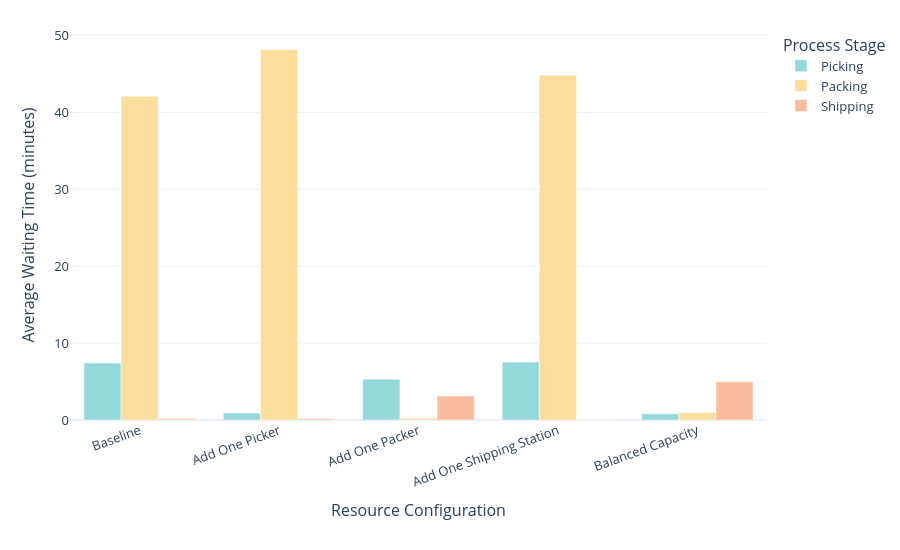

The cell this chart's notebook holds for it:
### Code cell
# Interactive Figure 5:
# Average Waiting Time by Process Stage and Resource Configuration

figure5_df = (
    plot_df
    .set_index("scenario_name")
    .loc[scenario_order]
    .reset_index()
)

fig5_interactive = go.Figure()

fig5_interactive.add_trace(
    go.Bar(
        name="Picking",
        x=figure5_df["scenario_name"],
        y=figure5_df["avg_wait_for_picking_mean"],
        marker_color="#94D8DA",
        customdata=figure5_df["avg_wait_for_picking_mean"],
        hovertemplate=(
            "<b>%{x}</b><br>"
            "Stage: Picking<br>"
            "Average Waiting Time: %{customdata:.3f} minutes"
            "<extra></extra>"
        )
    )
)

fig5_interactive.add_trace(
    go.Bar(
        name="Packing",
        x=figure5_df["scenario_name"],
        y=figure5_df["avg_wait_for_packing_mean"],
        marker_color="#FBDD9C",
        customdata=figure5_df["avg_wait_for_packing_mean"],
        hovertemplate=(
            "<b>%{x}</b><br>"
            "Stage: Packing<br>"
            "Average Waiting Time: %{customdata:.3f} minutes"
            "<extra></extra>"
        )
    )
)

fig5_interactive.add_trace(
    go.Bar(
        name="Shipping",
        x=figure5_df["scenario_name"],
        y=figure5_df["avg_wait_for_shipping_mean"],
        marker_color="#FABB9E",
        customdata=figure5_df["avg_wait_for_shipping_mean"],
        hovertemplate=(
            "<b>%{x}</b><br>"
            "Stage: Shipping<br>"
            "Average Waiting Time: %{customdata:.3f} minutes"
            "<extra></extra>"
        )
    )
)

fig5_interactive.update_layout(
    xaxis_title="Resource Configuration",
    yaxis_title="Average Waiting Time (minutes)",
    barmode="group",
    hovermode="closest",
    template="plotly_white",
    height=550,
    margin=dict(l=70, r=30, t=30, b=130),
    legend_title_text="Process Stage",
    font=dict(size=13)
)

fig5_interactive.update_xaxes(
    tickangle=-20
)

fig5_interactive.update_yaxes(
    rangemode="tozero"
)

figure5_html_path = (
    interactive_dir /
    "figure5_stage_waiting_time.html"
)

fig5_interactive.write_html(
    figure5_html_path,
    include_plotlyjs="cdn",
    full_html=True,
    config={
        "responsive": True,
        "displaylogo": False
    }
)

print("Interactive Figure 5 saved to:")
print(figure5_html_path)

fig5_interactive.show()

### Figure 1 — Plotly figure (JSON) as saved in the notebook; plotly's stock layout.template omitted (floating-point values rounded to 4 significant figures)
{"data": [{"customdata": [7.407, 0.9184, 5.307, 7.531, 0.8043], "hovertemplate": "<b>%{x}</b><br>Stage: Picking<br>Average Waiting Time: %{customdata:.3f} minutes<extra></extra>", "marker": {"color": "#94D8DA"}, "name": "Picking", "type": "bar", "x": ["Baseline", "Add One Picker", "Add One Packer", "Add One Shipping Station", "Balanced Capacity"], "y": [7.407, 0.9184, 5.307, 7.531, 0.8043]}, {"customdata": [42.09, 48.17, 0.2123, 44.83, 0.9656], "hovertemplate": "<b>%{x}</b><br>Stage: Packing<br>Average Waiting Time: %{customdata:.3f} minutes<extra></extra>", "marker": {"color": "#FBDD9C"}, "name": "Packing", "type": "bar", "x": ["Baseline", "Add One Picker", "Add One Packer", "Add One Shipping Station", "Balanced Capacity"], "y": [42.09, 48.17, 0.2123, 44.83, 0.9656]}, {"customdata": [0.1796, 0.1686, 3.123, 0.0, 4.967], "hovertemplate": "<b>%{x}</b><br>Stage: Shipping<br>Average Waiting Time: %{customdata:.3f} minutes<extra></extra>", "marker": {"color": "#FABB9E"}, "name": "Shipping", "type": "bar", "x": ["Baseline", "Add One Picker", "Add One Packer", "Add One Shipping Station", "Balanced Capacity"], "y": [0.1796, 0.1686, 3.123, 0.0, 4.967]}], "layout": {"barmode": "group", "font": {"size": 13}, "height": 550, "hovermode": "closest", "legend": {"title": {"text": "Process Stage"}}, "margin": {"b": 130, "l": 70, "r": 30, "t": 30}, "xaxis": {"tickangle": -20, "title": {"text": "Resource Configuration"}}, "yaxis": {"rangemode": "tozero", "title": {"text": "Average Waiting Time (minutes)"}}}}
